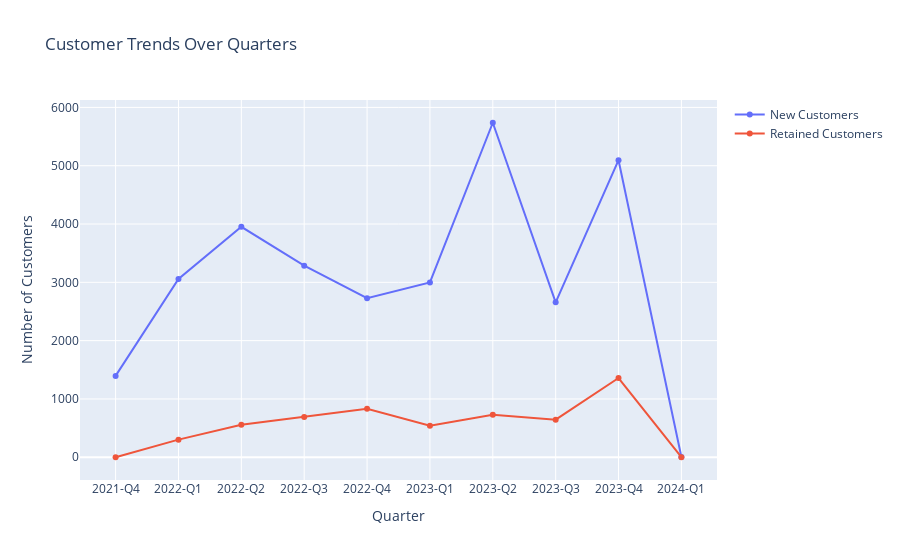

The notebook cell this image was saved under:
### Markdown cell above
## Quarterly analysis (New & Retained customers)

### Code cell
# Extract quarter and year from 'Paid at' column
df['Quarter'] = df['Paid at'].dt.to_period('Q')


# Group by quarter and count unique customers
customers_per_quarter = df.groupby('Quarter')['Email'].nunique()

# Calculate new customers per quarter
new_customers_per_quarter = df[df['Order Number'] == 1].groupby('Quarter')['Email'].nunique()

# Calculate retained customers per quarter
retained_customers_per_quarter = customers_per_quarter - new_customers_per_quarter


# Plotting
fig = go.Figure()

# Total number of customers over quarters
#fig.add_trace(go.Scatter(x=customers_per_quarter.index.strftime('%Y-Q%q'), y=customers_per_quarter.values, mode='lines+markers', name='Total Customers'))

# Total number of new customers over quarters
fig.add_trace(go.Scatter(x=new_customers_per_quarter.index.strftime('%Y-Q%q'), y=new_customers_per_quarter.values, mode='lines+markers', name='New Customers'))

# Total number of retained customers over quarters
fig.add_trace(go.Scatter(x=retained_customers_per_quarter.index.strftime('%Y-Q%q'), y=retained_customers_per_quarter.values, mode='lines+markers', name='Retained Customers'))

# Update layout
fig.update_layout(title='Customer Trends Over Quarters',
                  xaxis_title='Quarter',
                  yaxis_title='Number of Customers')

fig.show()

### Figure 1 — Plotly figure (JSON) as saved in the notebook; plotly's stock layout.template omitted (floating-point values rounded to 4 significant figures)
{"data": [{"mode": "lines+markers", "name": "New Customers", "type": "scatter", "x": ["2021-Q4", "2022-Q1", "2022-Q2", "2022-Q3", "2022-Q4", "2023-Q1", "2023-Q2", "2023-Q3", "2023-Q4", "2024-Q1"], "y": [1395, 3059, 3952, 3286, 2729, 2998, 5737, 2657, 5095, 3]}, {"mode": "lines+markers", "name": "Retained Customers", "type": "scatter", "x": ["2021-Q4", "2022-Q1", "2022-Q2", "2022-Q3", "2022-Q4", "2023-Q1", "2023-Q2", "2023-Q3", "2023-Q4", "2024-Q1"], "y": [0, 302, 558, 691, 830, 541, 730, 645, 1359, 1]}], "layout": {"title": {"text": "Customer Trends Over Quarters"}, "xaxis": {"title": {"text": "Quarter"}}, "yaxis": {"title": {"text": "Number of Customers"}}}}
